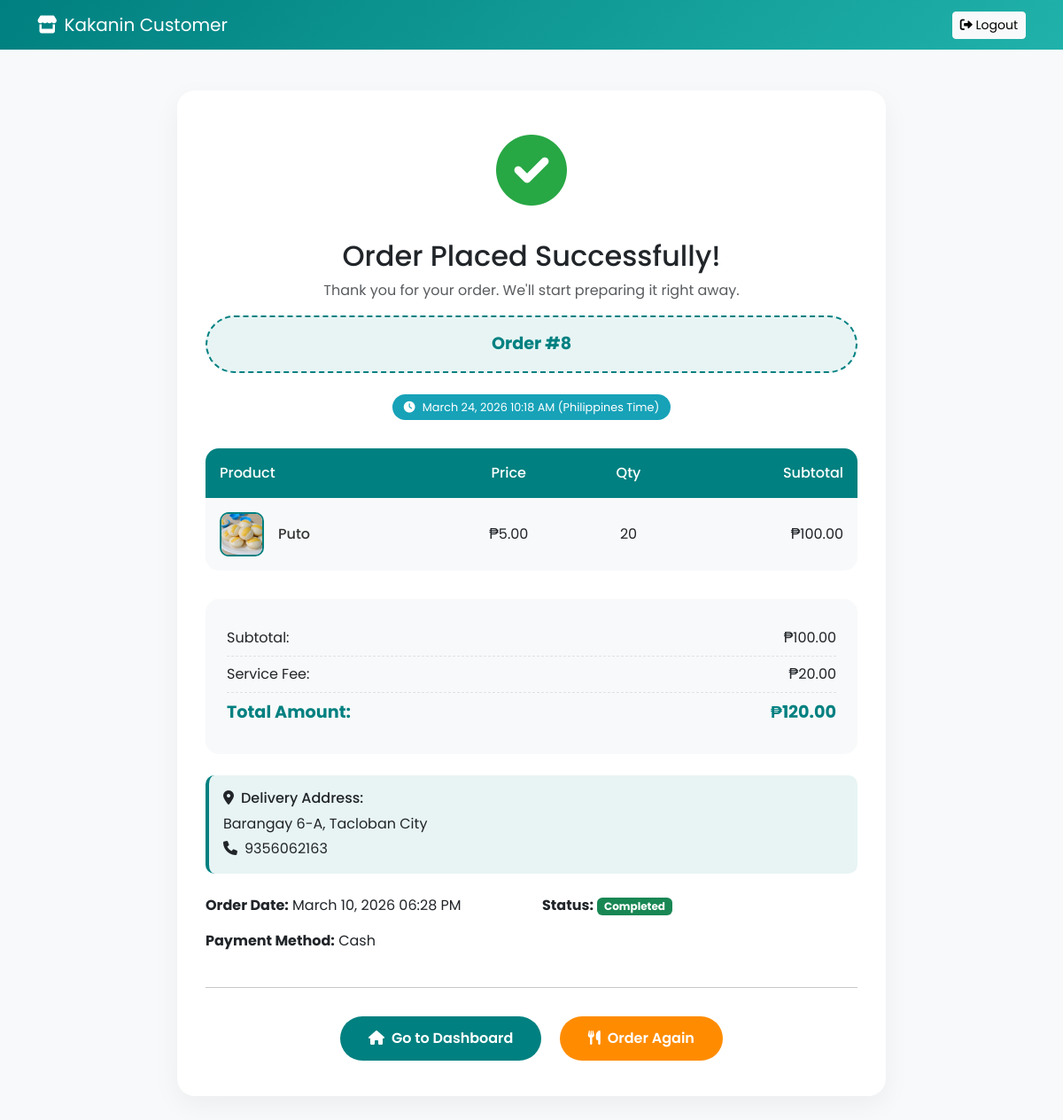
Page /order-success.php?id=8 (signed in) on the committed database.
### tables this page shows
CREATE TABLE `tbl_orders` (
  `id` int(11) NOT NULL AUTO_INCREMENT,
  `customer_id` int(11) DEFAULT NULL,
  `customer_name` varchar(100) DEFAULT NULL,
  `order_date` timestamp NOT NULL DEFAULT current_timestamp(),
  `total_amount` decimal(10,2) NOT NULL,
  `service_fee` decimal(10,2) NOT NULL DEFAULT 20.00,
  `payment_method` enum('cash','gcash','paymaya') NOT NULL,
  `gcash_ref` varchar(20) DEFAULT NULL,
  `gcash_screenshot` varchar(255) DEFAULT NULL,
  `paymaya_ref` varchar(20) DEFAULT NULL,
  `paymaya_screenshot` varchar(255) DEFAULT NULL,
  `delivery_address` text DEFAULT NULL,
  `delivery_phone` varchar(20) DEFAULT NULL,
  `status` enum('pending','confirmed','preparing','ready','out_for_delivery','delivered','completed','cancelled') NOT NULL DEFAULT 'pending',
  `cancellation_reason` text DEFAULT NULL,
  `created_by` int(11) DEFAULT NULL,
  `completed_by` int(11) DEFAULT NULL,
  `confirmed_at` datetime DEFAULT NULL,
  `preparation_started_at` datetime DEFAULT NULL,
  `preparation_completed_at` datetime DEFAULT NULL,
  `ready_for_pickup_at` datetime DEFAULT NULL,
  `out_for_delivery_at` datetime DEFAULT NULL,
  `delivered_at` datetime DEFAULT NULL,
  `tracking_number` varchar(50) DEFAULT NULL,
  `actual_preparation_time` int(11) DEFAULT NULL,
  `last_status_update` timestamp NOT NULL DEFAULT current_timestamp() ON UPDATE current_timestamp(),
  PRIMARY KEY (`id`),
  KEY `customer_id` (`customer_id`),
  KEY `created_by` (`created_by`),
  KEY `completed_by` (`completed_by`),
  KEY `idx_order_date_status` (`order_date`,`status`),
  KEY `idx_created_completed` (`created_by`,`completed_by`),
  KEY `idx_tracking` (`tracking_number`),
  KEY `idx_preparation` (`preparation_started_at`,`preparation_completed_at`),
  CONSTRAINT `tbl_orders_ibfk_1` FOREIGN KEY (`customer_id`) REFERENCES `tbl_customers` (`id`) ON DELETE SET NULL,
  CONSTRAINT `tbl_orders_ibfk_2` FOREIGN KEY (`created_by`) REFERENCES `tbl_users` (`id`) ON DELETE SET NULL,
  CONSTRAINT `tbl_orders_ibfk_3` FOREIGN KEY (`completed_by`) REFERENCES `tbl_users` (`id`) ON DELETE SET NULL
);

CREATE TABLE `tbl_order_items` (
  `id` int(11) NOT NULL AUTO_INCREMENT,
  `order_id` int(11) NOT NULL,
  `product_id` int(11) NOT NULL,
  `quantity` int(11) NOT NULL,
  `price` decimal(10,2) NOT NULL,
  PRIMARY KEY (`id`),
  KEY `order_id` (`order_id`),
  KEY `product_id` (`product_id`),
  CONSTRAINT `tbl_order_items_ibfk_1` FOREIGN KEY (`order_id`) REFERENCES `tbl_orders` (`id`) ON DELETE CASCADE,
  CONSTRAINT `tbl_order_items_ibfk_2` FOREIGN KEY (`product_id`) REFERENCES `tbl_products` (`id`)
);

CREATE TABLE `tbl_products` (
  `id` int(11) NOT NULL AUTO_INCREMENT,
  `name` varchar(100) NOT NULL,
  `description` text DEFAULT NULL,
  `price` decimal(10,2) NOT NULL,
  `stock` int(11) NOT NULL DEFAULT 0,
  `low_stock_threshold` int(11) DEFAULT 10,
  `image` varchar(255) DEFAULT NULL,
  `created_at` timestamp NOT NULL DEFAULT current_timestamp(),
  `updated_at` timestamp NOT NULL DEFAULT current_timestamp() ON UPDATE current_timestamp(),
  PRIMARY KEY (`id`),
  UNIQUE KEY `unique_product_name` (`name`)
);

### order-success.php (the view, shortened to what this page needs)
<?php
require_once 'includes/config.php';
$order_id = $_GET['id'] ?? 0;
$customer_id = $_SESSION['customer_id'];
$stmt = $pdo->prepare("SELECT * FROM tbl_orders WHERE id = ? AND customer_id = ?");
$stmt->execute([$order_id, $customer_id]);
$order = $stmt->fetch();
$items = $pdo->prepare("
    SELECT oi.*, p.name, p.image
    FROM tbl_order_items oi
    JOIN tbl_products p ON oi.product_id = p.id
    WHERE oi.order_id = ?
");
$items->execute([$order_id]);
$items = $items->fetchAll();
$subtotal = 0;
foreach ($items as $item) {
    $subtotal += $item['price'] * $item['quantity'];
}
$service_fee = $order['service_fee'] ?? 20.00;
$total = $subtotal + $service_fee;
$current_time = date('F d, Y h:i A');
$order_time = date('F d, Y h:i A', strtotime($order['order_date']));
?>
<!DOCTYPE html>
<html lang="en">
<head>
    <link href="https://cdn.jsdelivr.net/npm/bootstrap@5.3.0/dist/css/bootstrap.min.css" rel="stylesheet">
    <link rel="stylesheet" href="https://cdnjs.cloudflare.com/ajax/libs/font-awesome/6.0.0/css/all.min.css">
</head>
<body>
    <nav class="navbar navbar-expand-lg navbar-dark">
        <div class="container">
            <a class="navbar-brand" href="/dashboard">
                <i class="fas fa-store me-2"></i>Kakanin Customer
            </a>
            <div class="ms-auto">
                <a href="/logout?type=customer" class="btn btn-light btn-sm">
                    <i class="fas fa-sign-out-alt"></i> Logout
                </a>
            </div>
        </div>
    </nav>
    <div class="container">
        <div class="success-card">
            <div class="text-center">
                <div class="success-icon">
                    <i class="fas fa-check-circle"></i>
                </div>
                <h2>Order Placed Successfully!</h2>
                <p class="text-muted">Thank you for your order. We'll start preparing it right away.</p>
                <div class="order-number">
                    <strong>Order #<?php echo $order['id']; ?></strong>
                </div>
                <div class="time-badge">
                    <i class="fas fa-clock"></i> <?php echo $current_time; ?> (Philippines Time)
                </div>
            </div>
            <?php
            $payment_method = isset($_GET['method']) ? htmlspecialchars($_GET['method']) : $order['payment_method'];
            ?>
            <div class="table-container">
                <div class="table-scroll">
                    <table class="items-table">
                        <thead>
                            <tr>
                                <th>Product</th>
                                <th class="text-center">Price</th>
                                <th class="text-center">Qty</th>
                                <th class="text-right">Subtotal</th>
                            </tr>
                        </thead>
                        <tbody>
                            <?php foreach ($items as $item): ?>
                            <tr>
                                <td>
                                    <div class="product-info">
                                        <?php if ($item['image']): ?>
                                            <img src="/assets/images/<?php echo $item['image']; ?>"
                                                 alt="<?php echo htmlspecialchars($item['name']); ?>"
                                                 class="product-image">
                                        <?php endif; ?>
                                        <span class="product-name"><?php echo htmlspecialchars($item['name']); ?></span>
                                    </div>
                                </td>
                                <td class="text-center">₱<?php echo number_format($item['price'], 2); ?></td>
                                <td class="text-center"><?php echo $item['quantity']; ?></td>
                                <td class="text-right">₱<?php echo number_format($item['price'] * $item['quantity'], 2); ?></td>
                            </tr>
                            <?php endforeach; ?>
                        </tbody>
                    </table>
                </div>
            </div>
            <div class="summary-box">
                <div class="summary-row">
                    <span>Subtotal:</span>
                    <span>₱<?php echo number_format($subtotal, 2); ?></span>
                </div>
                <div class="summary-row">
                    <span>Service Fee:</span>
                    <span>₱<?php echo number_format($service_fee, 2); ?></span>
                </div>
                <div class="summary-row">
                    <span>Total Amount:</span>
                    <span>₱<?php echo number_format($total, 2); ?></span>
                </div>
            </div>
            <?php if ($order['delivery_address']): ?>
            <div class="delivery-info">
                <h6 class="mb-2"><i class="fas fa-map-marker-alt me-2"></i>Delivery Address:</h6>
                <p class="mb-1"><?php echo nl2br(htmlspecialchars($order['delivery_address'])); ?></p>
                <?php if ($order['delivery_phone']): ?>
                    <p class="mb-0"><i class="fas fa-phone me-2"></i><?php echo htmlspecialchars($order['delivery_phone']); ?></p>
                <?php endif; ?>
            </div>
            <?php endif; ?>
            <div class="row mt-4">
                <div class="col-md-6">
                    <p><strong>Order Date:</strong> <?php echo $order_time; ?></p>
                    <p><strong>Payment Method:</strong> <?php echo ucfirst($payment_method); ?></p>
                </div>
                <div class="col-md-6">
                    <p><strong>Status:</strong>
                        <span class="badge <?php
                            echo $order['status'] == 'completed' ? 'bg-success' :
                                ($order['status'] == 'pending' ? 'bg-warning' : 'bg-secondary');
                        ?>"><?php echo ucfirst($order['status']); ?></span>
                    </p>
                </div>
            </div>
            <hr class="my-4">
            <div class="text-center">
                <a href="/dashboard" class="btn-dashboard">
                    <i class="fas fa-home me-2"></i>Go to Dashboard
                </a>
                <a href="/menu" class="btn-menu">
                    <i class="fas fa-utensils me-2"></i>Order Again
                </a>
            </div>
        </div>
    </div>
</body>
</html>

### order-success.php (style rules this page uses)
body { font-family: 'Poppins', sans-serif; background-color: #f8f9fa; padding-top: 70px; }
.navbar { background: linear-gradient(135deg, #008080, #20b2aa) !important; position: fixed; top: 0; width: 100%; z-index: 1000; }
.success-card { background: white; border-radius: 20px; padding: 2rem; box-shadow: 0 10px 30px rgba(0,0,0,0.05); max-width: 800px; margin: 2rem auto; }
.success-icon { font-size: 5rem; color: #28a745; margin-bottom: 1rem; animation: scaleIn 0.5s ease; }
.order-number { background: #e8f4f4; padding: 1rem; border-radius: 50px; font-size: 1.2rem; color: #008080; border: 2px dashed #008080; margin: 1rem 0; animation: slideUp 0.5s ease 0.2s both; }
.btn-dashboard { background: #008080; color: white; border: none; border-radius: 50px; padding: 0.8rem 2rem; font-weight: 600; text-decoration: none; display: inline-block; margin: 0.5rem; transition: all 0.3s; }
.btn-menu { background: #ff8c00; color: white; border: none; border-radius: 50px; padding: 0.8rem 2rem; font-weight: 600; text-decoration: none; display: inline-block; margin: 0.5rem; transition: all 0.3s; }
.table-container { margin: 2rem 0; background: #f8f9fa; border-radius: 15px; overflow: hidden; }
.table-scroll { overflow-x: auto; -webkit-overflow-scrolling: touch; scrollbar-width: thin; scrollbar-color: #008080 #f0f0f0; }
.items-table { min-width: 600px; width: 100%; border-collapse: collapse; }
.items-table th { background: #008080; color: white; font-weight: 500; padding: 1rem; white-space: nowrap; }
.items-table td { padding: 1rem; vertical-align: middle; border-bottom: 1px solid #dee2e6; }
.items-table tr:last-child td { border-bottom: none; }
.product-image { width: 50px; height: 50px; object-fit: cover; border-radius: 10px; border: 2px solid #008080; }
.product-info { display: flex; align-items: center; gap: 1rem; }
.product-name { font-weight: 500; color: #333; }
.text-right { text-align: right; }
.text-center { text-align: center; }
.summary-box { background: #f8f9fa; border-radius: 15px; padding: 1.5rem; margin-top: 2rem; }
.summary-row { display: flex; justify-content: space-between; padding: 0.5rem 0; border-bottom: 1px dashed #dee2e6; }
.summary-row:last-child { border-bottom: none; font-weight: 700; color: #008080; font-size: 1.2rem; }
.delivery-info { background: #e8f4f4; border-left: 4px solid #008080; padding: 1rem; border-radius: 10px; margin: 1.5rem 0; }
.time-badge { background: #17a2b8; color: white; padding: 0.3rem 0.8rem; border-radius: 50px; font-size: 0.8rem; display: inline-block; margin-top: 0.5rem; }
.time-badge i { margin-right: 0.3rem; }

### rows in the picture
tbl_orders: id "8", service_fee "20.00", service_fee "120.00", delivery_address "Barangay 6-A, Tacloban City", delivery_phone "9356062163", order_date "March 10, 2026 06:28 PM", payment_method "Cash", status "Completed"
tbl_order_items: product.image (picture), product.name "Puto", price "5.00", quantity "20", $item['price'] * $item['quantity'] "100.00"

### other values in the picture
$subtotal "100.00"
